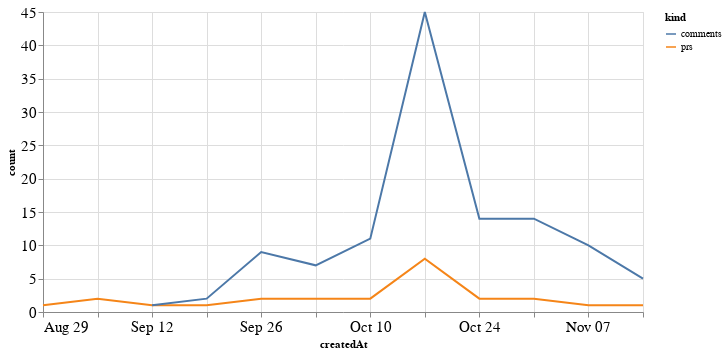

Write notebook code for a chart like this one.
### Code cell
alt.Chart(total_time, width=600).mark_line().encode(
    x='createdAt',
    y='count',
    color='kind'
)

### Figure 1 — Vega-Lite specification as saved in the notebook (floating-point values rounded to 4 significant figures)
{"config": {"axisLeft": {"labelFontSize": 15}, "axisBottom": {"labelFontSize": 15}}, "data": {"name": "data-8f53636aa1ecd2c97b44e57bc02097b8"}, "mark": "line", "encoding": {"color": {"type": "nominal", "field": "kind"}, "x": {"type": "temporal", "field": "createdAt"}, "y": {"type": "quantitative", "field": "count"}}, "width": 600, "$schema": "https://vega.github.io/schema/vega-lite/v4.8.1.json", "datasets": {"data-8f53636aa1ecd2c97b44e57bc02097b8": [{"createdAt": "2021-08-29T00:00:00", "kind": "prs", "count": 1.0}, {"createdAt": "2021-09-05T00:00:00", "kind": "prs", "count": 2.0}, {"createdAt": "2021-09-12T00:00:00", "kind": "prs", "count": 1.0}, {"createdAt": "2021-09-19T00:00:00", "kind": "prs", "count": 1.0}, {"createdAt": "2021-09-26T00:00:00", "kind": "prs", "count": 2.0}, {"createdAt": "2021-10-03T00:00:00", "kind": "prs", "count": 2.0}, {"createdAt": "2021-10-10T00:00:00", "kind": "prs", "count": 2.0}, {"createdAt": "2021-10-17T00:00:00", "kind": "prs", "count": 8.0}, {"createdAt": "2021-10-24T00:00:00", "kind": "prs", "count": 2.0}, {"createdAt": "2021-10-31T00:00:00", "kind": "prs", "count": 2.0}, {"createdAt": "2021-11-07T00:00:00", "kind": "prs", "count": 1.0}, {"createdAt": "2021-11-14T00:00:00", "kind": "prs", "count": 1.0}, {"createdAt": "2021-08-29T00:00:00", "kind": "comments", "count": null}, {"createdAt": "2021-09-05T00:00:00", "kind": "comments", "count": null}, {"createdAt": "2021-09-12T00:00:00", "kind": "comments", "count": 1.0}, {"createdAt": "2021-09-19T00:00:00", "kind": "comments", "count": 2.0}, {"createdAt": "2021-09-26T00:00:00", "kind": "comments", "count": 9.0}, {"createdAt": "2021-10-03T00:00:00", "kind": "comments", "count": 7.0}, {"createdAt": "2021-10-10T00:00:00", "kind": "comments", "count": 11.0}, {"createdAt": "2021-10-17T00:00:00", "kind": "comments", "count": 45.0}, {"createdAt": "2021-10-24T00:00:00", "kind": "comments", "count": 14.0}, {"createdAt": "2021-10-31T00:00:00", "kind": "comments", "count": 14.0}, {"createdAt": "2021-11-07T00:00:00", "kind": "comments", "count": 10.0}, {"createdAt": "2021-11-14T00:00:00", "kind": "comments", "count": 5.0}]}}
